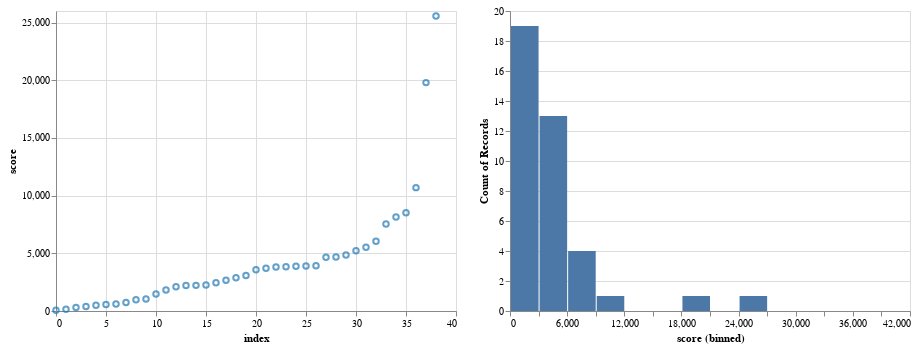

This figure's notebook cell:
### Code cell
#graph hashtag distribution
import altair

brush = altair.selection_interval(encodings=['x'])

chart = altair.Chart(stats).mark_point().encode(
    
    y='score:Q',
    color=altair.condition(brush, altair.value('#1f77b4'), altair.value('lightgray')))

chart2 = altair.Chart(stats).mark_bar().encode(
    altair.X("score", bin=altair.Bin(extent=[0, 40000], step=3000)),
    y='count()'
).add_selection(brush)
    
    
#chart.encode(x='Acceleration:Q') | chart.encode(x='Miles_per_Gallon:Q')
#chart.encode(x='index:Q') |
chart.encode(x='index') | chart2

### Figure 1 — Vega-Lite specification as saved in the notebook (floating-point values rounded to 4 significant figures)
{"config": {"view": {"continuousWidth": 400, "continuousHeight": 300}}, "hconcat": [{"mark": "point", "encoding": {"color": {"condition": {"value": "#1f77b4", "selection": "selector006"}, "value": "lightgray"}, "x": {"type": "quantitative", "field": "index"}, "y": {"type": "quantitative", "field": "score"}}}, {"mark": "bar", "encoding": {"x": {"type": "quantitative", "bin": {"extent": [0, 40000], "step": 3000}, "field": "score"}, "y": {"type": "quantitative", "aggregate": "count"}}, "selection": {"selector006": {"type": "interval", "encodings": ["x"]}}}], "data": {"name": "data-eca79c7e9b4114f7f88cebc287547407"}, "$schema": "https://vega.github.io/schema/vega-lite/v4.0.2.json", "datasets": {"data-eca79c7e9b4114f7f88cebc287547407": [{"index": 0, "Hashtag": "fazercontasavida", "# Posts": 8, "Avg Likes": 19.5, "Avg Comments": 2.0, "score": 70.0}, {"index": 1, "Hashtag": "japoupastehoje", "# Posts": 339, "Avg Likes": 72.22, "Avg Comments": 3.22, "score": 153.5}, {"index": 2, "Hashtag": "fireportugal", "# Posts": 146, "Avg Likes": 190.3, "Avg Comments": 4.78, "score": 311.0}, {"index": 3, "Hashtag": "dicasdepoupança", "# Posts": 254, "Avg Likes": 150.9, "Avg Comments": 9.78, "score": 397.8}, {"index": 4, "Hashtag": "maisquepoupar", "# Posts": 255, "Avg Likes": 100.1, "Avg Comments": 15.78, "score": 498.5}, {"index": 5, "Hashtag": "reducaodecustos", "# Posts": 16938, "Avg Likes": 213.4, "Avg Comments": 13.89, "score": 564.2}, {"index": 6, "Hashtag": "mentalidaderica", "# Posts": 6184, "Avg Likes": 273.0, "Avg Comments": 13.44, "score": 612.3}, {"index": 7, "Hashtag": "trafegoorganico", "# Posts": 17793, "Avg Likes": 356.1, "Avg Comments": 14.89, "score": 732.1}, {"index": 8, "Hashtag": "onlinemilionario", "# Posts": 14350, "Avg Likes": 528.9, "Avg Comments": 17.67, "score": 975.0}, {"index": 9, "Hashtag": "poupanças", "# Posts": 575, "Avg Likes": 375.8, "Avg Comments": 26.67, "score": 1049.0}, {"index": 10, "Hashtag": "mentesdesucesso", "# Posts": 27190, "Avg Likes": 1153.0, "Avg Comments": 12.33, "score": 1464.0}, {"index": 11, "Hashtag": "poupanca", "# Posts": 19633, "Avg Likes": 624.6, "Avg Comments": 47.56, "score": 1825.0}, {"index": 12, "Hashtag": "conhecimentonaoocupaespaco", "# Posts": 1517, "Avg Likes": 1652.0, "Avg Comments": 17.56, "score": 2095.0}, {"index": 13, "Hashtag": "mentalidadevencedora", "# Posts": 34642, "Avg Likes": 1691.0, "Avg Comments": 20.89, "score": 2219.0}, {"index": 14, "Hashtag": "orçamentofamiliar", "# Posts": 3049, "Avg Likes": 1100.0, "Avg Comments": 44.44, "score": 2222.0}, {"index": 15, "Hashtag": "dicas", "# Posts": 5061673, "Avg Likes": 828.6, "Avg Comments": 56.33, "score": 2251.0}, {"index": 16, "Hashtag": "gastarcomconsciencia", "# Posts": 1030, "Avg Likes": 1541.0, "Avg Comments": 36.11, "score": 2453.0}, {"index": 17, "Hashtag": "orcamentofamiliar", "# Posts": 2673, "Avg Likes": 1457.0, "Avg Comments": 48.22, "score": 2675.0}, {"index": 18, "Hashtag": "pouparmais", "# Posts": 3745, "Avg Likes": 1764.0, "Avg Comments": 44.0, "score": 2875.0}, {"index": 19, "Hashtag": "reduzirgastos", "# Posts": 536, "Avg Likes": 1581.0, "Avg Comments": 59.44, "score": 3081.0}, {"index": 20, "Hashtag": "maisdinheiro", "# Posts": 16449, "Avg Likes": 2590.0, "Avg Comments": 39.22, "score": 3580.0}, {"index": 21, "Hashtag": "empreendersempre", "# Posts": 82254, "Avg Likes": 2515.0, "Avg Comments": 47.22, "score": 3707.0}, {"index": 22, "Hashtag": "competencias", "# Posts": 92725, "Avg Likes": 2632.0, "Avg Comments": 46.89, "score": 3816.0}, {"index": 23, "Hashtag": "poupar", "# Posts": 127760, "Avg Likes": 2404.0, "Avg Comments": 57.0, "score": 3843.0}, {"index": 24, "Hashtag": "poupareinvestir", "# Posts": 948, "Avg Likes": 2060.0, "Avg Comments": 71.78, "score": 3872.0}, {"index": 25, "Hashtag": "orçamento", "# Posts": 134549, "Avg Likes": 2876.0, "Avg Comments": 40.56, "score": 3900.0}, {"index": 26, "Hashtag": "comoganhardinheiro", "# Posts": 113543, "Avg Likes": 2386.0, "Avg Comments": 61.0, "score": 3926.0}, {"index": 27, "Hashtag": "prosperidadefinanceira", "# Posts": 66381, "Avg Likes": 3397.0, "Avg Comments": 50.33, "score": 4667.0}, {"index": 28, "Hashtag": "milhao", "# Posts": 32039, "Avg Likes": 3357.0, "Avg Comments": 52.11, "score": 4673.0}, {"index": 29, "Hashtag": "orcamento", "# Posts": 81883, "Avg Likes": 4059.0, "Avg Comments": 31.67, "score": 4859.0}, {"index": 30, "Hashtag": "poupardinheiro", "# Posts": 24928, "Avg Likes": 3237.0, "Avg Comments": 78.67, "score": 5223.0}, {"index": 31, "Hashtag": "chegadedesculpas", "# Posts": 39634, "Avg Likes": 3485.0, "Avg Comments": 81.0, "score": 5530.0}, {"index": 32, "Hashtag": "planear", "# Posts": 15589, "Avg Likes": 312.6, "Avg Comments": 227.3, "score": 6052.0}, {"index": 33, "Hashtag": "mentalidade", "# Posts": 734228, "Avg Likes": 5925.0, "Avg Comments": 63.89, "score": 7538.0}, {"index": 34, "Hashtag": "minimalismo", "# Posts": 1707503, "Avg Likes": 5777.0, "Avg Comments": 93.56, "score": 8139.0}, {"index": 35, "Hashtag": "gestaofinanceira", "# Posts": 131343, "Avg Likes": 5119.0, "Avg Comments": 134.2, "score": 8508.0}, {"index": 36, "Hashtag": "estratégias", "# Posts": -1, "Avg Likes": 8064.0, "Avg Comments": 104.1, "score": 10690.0}, {"index": 37, "Hashtag": "poupança", "# Posts": 76456, "Avg Likes": 11820.0, "Avg Comments": 315.7, "score": 19790.0}, {"index": 38, "Hashtag": "economizar", "# Posts": 115522, "Avg Likes": 7246.0, "Avg Comments": 725.6, "score": 25570.0}]}}
